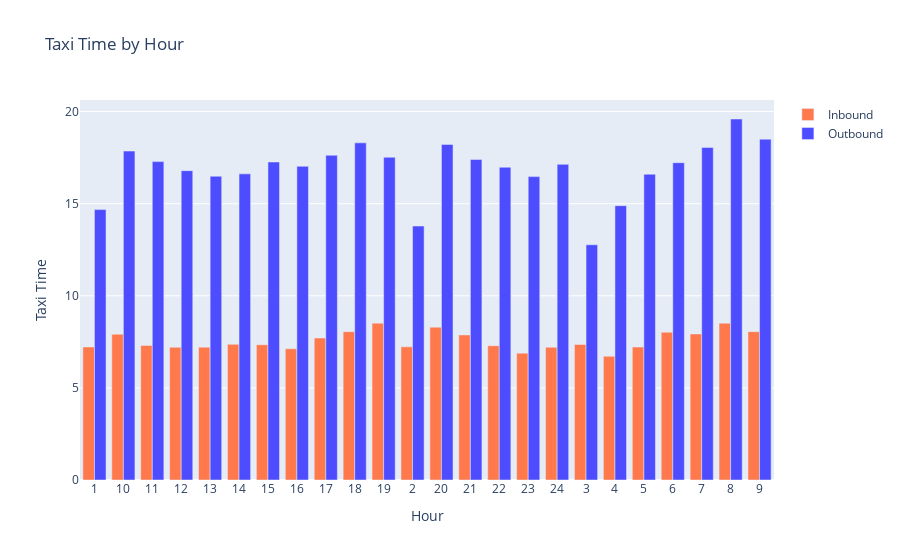

The notebook cell saved with this chart:
### Code cell
# trace1 - Departure delays
trace1 = go.Bar(
    x=df_arr['arr_hour'],
    y=df_arr['taxi_in'],
    name = 'Inbound',
    marker=dict(color='#ff794d')
)

# trace2 - Arrival delays
trace2 = go.Bar(
    x=df_dep['dep_hour'],
    y=df_dep['taxi_out'],
    name = 'Outbound',
    marker=dict(color='#4d4dff')
)

# create the data
data = [trace1, trace2]

# create the layout
layout = go.Layout(
    title= 'Taxi Time by Hour',
    xaxis=dict(
        title='Hour',
        tickmode='linear'),
    yaxis=dict(
        title='Taxi Time')
)

# create the figure
fig = go.Figure(data=data, layout=layout)
fig.show()

### Figure 1 — Plotly figure (JSON) as saved in the notebook; plotly's stock layout.template omitted (floating-point values rounded to 4 significant figures)
{"data": [{"marker": {"color": "#ff794d"}, "name": "Inbound", "type": "bar", "x": ["1", "10", "11", "12", "13", "14", "15", "16", "17", "18", "19", "2", "20", "21", "22", "23", "24", "3", "4", "5", "6", "7", "8", "9"], "y": [7.223, 7.913, 7.307, 7.207, 7.21, 7.365, 7.345, 7.122, 7.711, 8.054, 8.514, 7.227, 8.296, 7.877, 7.289, 6.886, 7.205, 7.356, 6.716, 7.216, 8.019, 7.929, 8.514, 8.054]}, {"marker": {"color": "#4d4dff"}, "name": "Outbound", "type": "bar", "x": ["1", "10", "11", "12", "13", "14", "15", "16", "17", "18", "19", "2", "20", "21", "22", "23", "24", "3", "4", "5", "6", "7", "8", "9"], "y": [14.68, 17.86, 17.28, 16.79, 16.49, 16.62, 17.26, 17.03, 17.63, 18.3, 17.52, 13.79, 18.22, 17.4, 16.98, 16.47, 17.14, 12.77, 14.89, 16.6, 17.23, 18.06, 19.6, 18.5]}], "layout": {"autosize": true, "title": {"text": "Taxi Time by Hour"}, "xaxis": {"autorange": true, "range": [-0.5, 23.5], "tickmode": "linear", "title": {"text": "Hour"}, "type": "category"}, "yaxis": {"autorange": true, "range": [0, 20.63], "title": {"text": "Taxi Time"}, "type": "linear"}}}
